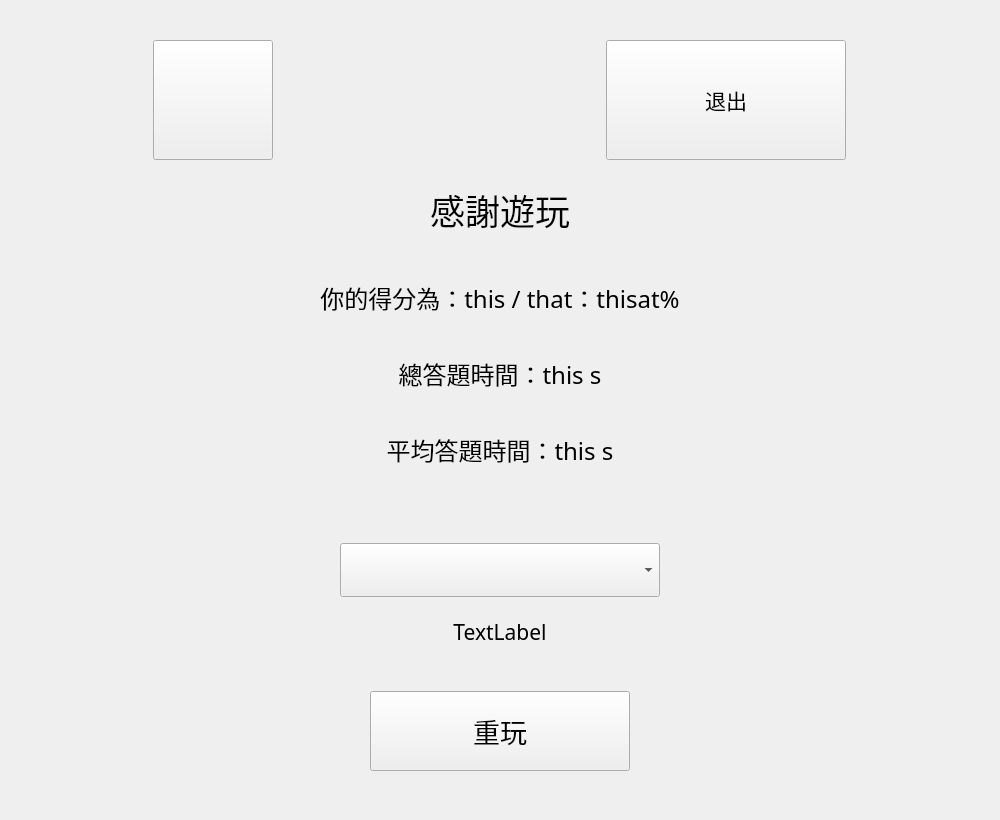
<?xml version="1.0" encoding="UTF-8"?>
<ui version="4.0">
 <class>OutroWidget</class>
 <widget class="QWidget" name="OutroWidget">
  <property name="geometry">
   <rect>
    <x>0</x>
    <y>0</y>
    <width>1000</width>
    <height>733</height>
   </rect>
  </property>
  <property name="font">
   <font>
    <pointsize>25</pointsize>
   </font>
  </property>
  <property name="windowTitle">
   <string>Form</string>
  </property>
  <layout class="QVBoxLayout" name="verticalLayout">
   <property name="spacing">
    <number>20</number>
   </property>
   <property name="leftMargin">
    <number>20</number>
   </property>
   <property name="topMargin">
    <number>40</number>
   </property>
   <property name="rightMargin">
    <number>20</number>
   </property>
   <property name="bottomMargin">
    <number>40</number>
   </property>
   <item>
    <layout class="QHBoxLayout" name="upperNavigator">
     <property name="spacing">
      <number>0</number>
     </property>
     <item>
      <widget class="QPushButton" name="muteSwitch">
       <property name="sizePolicy">
        <sizepolicy hsizetype="Expanding" vsizetype="Expanding">
         <horstretch>50</horstretch>
         <verstretch>50</verstretch>
        </sizepolicy>
       </property>
       <property name="minimumSize">
        <size>
         <width>50</width>
         <height>50</height>
        </size>
       </property>
       <property name="maximumSize">
        <size>
         <width>120</width>
         <height>120</height>
        </size>
       </property>
       <property name="text">
        <string/>
       </property>
       <property name="iconSize">
        <size>
         <width>40</width>
         <height>40</height>
        </size>
       </property>
      </widget>
     </item>
     <item>
      <spacer name="horizontalSpacer">
       <property name="orientation">
        <enum>Qt::Orientation::Horizontal</enum>
       </property>
       <property name="sizeType">
        <enum>QSizePolicy::Policy::Preferred</enum>
       </property>
       <property name="sizeHint" stdset="0">
        <size>
         <width>200</width>
         <height>20</height>
        </size>
       </property>
      </spacer>
     </item>
     <item>
      <widget class="QPushButton" name="exitButton">
       <property name="sizePolicy">
        <sizepolicy hsizetype="Preferred" vsizetype="Expanding">
         <horstretch>0</horstretch>
         <verstretch>0</verstretch>
        </sizepolicy>
       </property>
       <property name="minimumSize">
        <size>
         <width>150</width>
         <height>120</height>
        </size>
       </property>
       <property name="maximumSize">
        <size>
         <width>240</width>
         <height>120</height>
        </size>
       </property>
       <property name="font">
        <font>
         <family>Microsoft JhengHei</family>
         <pointsize>16</pointsize>
        </font>
       </property>
       <property name="text">
        <string>退出</string>
       </property>
      </widget>
     </item>
    </layout>
   </item>
   <item>
    <layout class="QVBoxLayout" name="resultLayout">
     <property name="spacing">
      <number>40</number>
     </property>
     <property name="bottomMargin">
      <number>40</number>
     </property>
     <item>
      <widget class="QLabel" name="title">
       <property name="minimumSize">
        <size>
         <width>0</width>
         <height>60</height>
        </size>
       </property>
       <property name="font">
        <font>
         <family>Microsoft JhengHei</family>
         <pointsize>26</pointsize>
        </font>
       </property>
       <property name="text">
        <string>感謝遊玩</string>
       </property>
       <property name="alignment">
        <set>Qt::AlignmentFlag::AlignCenter</set>
       </property>
      </widget>
     </item>
     <item>
      <widget class="QLabel" name="score">
       <property name="font">
        <font>
         <family>Microsoft JhengHei</family>
         <pointsize>18</pointsize>
        </font>
       </property>
       <property name="text">
        <string>你的得分為：this / that：thisat%</string>
       </property>
       <property name="textFormat">
        <enum>Qt::TextFormat::MarkdownText</enum>
       </property>
       <property name="alignment">
        <set>Qt::AlignmentFlag::AlignCenter</set>
       </property>
      </widget>
     </item>
     <item>
      <widget class="QLabel" name="totalTime">
       <property name="font">
        <font>
         <family>Microsoft JhengHei</family>
         <pointsize>18</pointsize>
        </font>
       </property>
       <property name="text">
        <string>總答題時間：this s</string>
       </property>
       <property name="alignment">
        <set>Qt::AlignmentFlag::AlignCenter</set>
       </property>
      </widget>
     </item>
     <item>
      <widget class="QLabel" name="avgTime">
       <property name="font">
        <font>
         <family>Microsoft JhengHei</family>
         <pointsize>18</pointsize>
        </font>
       </property>
       <property name="text">
        <string>平均答題時間：this s</string>
       </property>
       <property name="alignment">
        <set>Qt::AlignmentFlag::AlignCenter</set>
       </property>
      </widget>
     </item>
    </layout>
   </item>
   <item>
    <layout class="QVBoxLayout" name="gamemodeLayout">
     <property name="topMargin">
      <number>15</number>
     </property>
     <property name="bottomMargin">
      <number>15</number>
     </property>
     <item>
      <layout class="QHBoxLayout" name="horizontalLayout">
       <item>
        <widget class="QComboBox" name="featureBox">
         <property name="sizePolicy">
          <sizepolicy hsizetype="Preferred" vsizetype="Preferred">
           <horstretch>0</horstretch>
           <verstretch>0</verstretch>
          </sizepolicy>
         </property>
         <property name="minimumSize">
          <size>
           <width>0</width>
           <height>0</height>
          </size>
         </property>
         <property name="maximumSize">
          <size>
           <width>320</width>
           <height>90</height>
          </size>
         </property>
         <property name="font">
          <font>
           <family>Microsoft JhengHei</family>
           <pointsize>25</pointsize>
          </font>
         </property>
         <property name="styleSheet">
          <string notr="true"/>
         </property>
         <property name="editable">
          <bool>false</bool>
         </property>
        </widget>
       </item>
      </layout>
     </item>
     <item>
      <widget class="QLabel" name="gamemodeExplanation">
       <property name="maximumSize">
        <size>
         <width>16777215</width>
         <height>50</height>
        </size>
       </property>
       <property name="font">
        <font>
         <family>Microsoft JhengHei</family>
         <pointsize>16</pointsize>
        </font>
       </property>
       <property name="text">
        <string>TextLabel</string>
       </property>
       <property name="alignment">
        <set>Qt::AlignmentFlag::AlignHCenter|Qt::AlignmentFlag::AlignTop</set>
       </property>
      </widget>
     </item>
    </layout>
   </item>
   <item>
    <widget class="QWidget" name="replaySpacer" native="true">
     <layout class="QVBoxLayout" name="verticalLayout_2">
      <item>
       <layout class="QHBoxLayout" name="replayAligner">
        <item>
         <widget class="QPushButton" name="replayButton">
          <property name="minimumSize">
           <size>
            <width>0</width>
            <height>80</height>
           </size>
          </property>
          <property name="maximumSize">
           <size>
            <width>260</width>
            <height>80</height>
           </size>
          </property>
          <property name="font">
           <font>
            <family>Microsoft JhengHei</family>
            <pointsize>20</pointsize>
           </font>
          </property>
          <property name="text">
           <string>重玩</string>
          </property>
         </widget>
        </item>
       </layout>
      </item>
     </layout>
    </widget>
   </item>
  </layout>
 </widget>
 <resources/>
 <connections/>
</ui>
